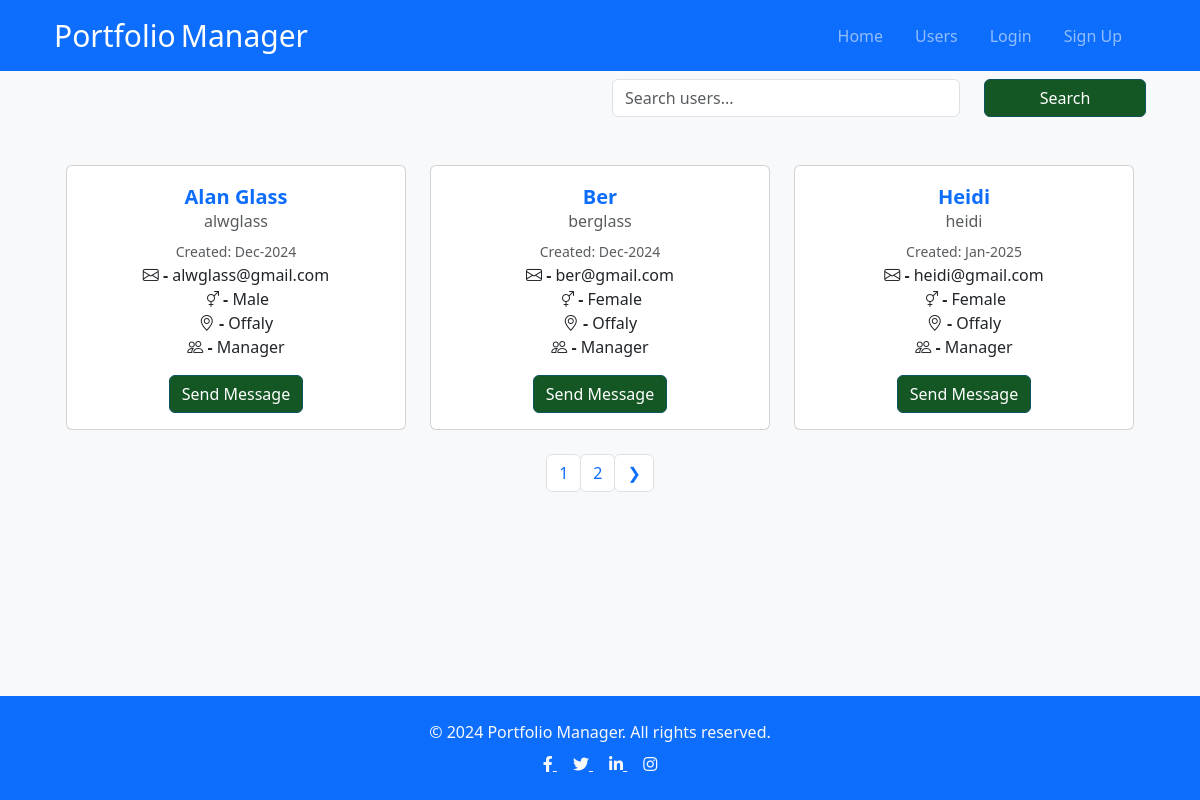
Page /profiles/ on the earlier database version.
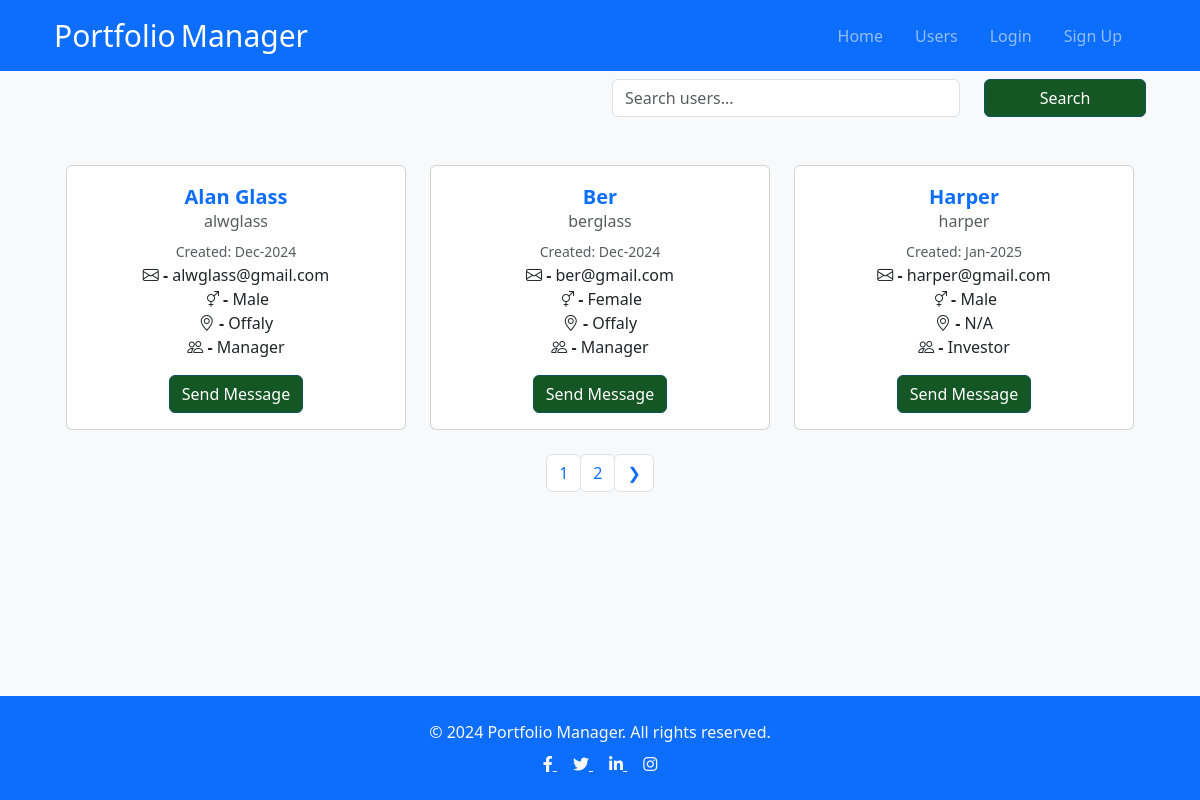
Same page on the later database version.
### users/models.py (models this page shows, shortened)
class Profile(models.Model):
    def allowed_groups():
        return {'name__in': Group.objects.values_list('name', flat=True)}
    GENDER_CHOICES = [
        ('Male', 'Male'),
        ('Female', 'Female'),
        ('Rather not say', 'Rather not say'),
    ]
    user = models.OneToOneField(User, on_delete=models.CASCADE, null=True,blank=True) # One User has One Profile
    group = models.ForeignKey(
        Group,
        on_delete=models.SET_NULL,
        null=True,
        blank=True,
        limit_choices_to=allowed_groups
    )
    username = models.CharField(max_length=200 , null=True,blank=True)
    balance = models.FloatField(null=False,default=0)
    location = models.CharField(max_length=200 , null=True,blank=True)
    name = models.CharField(max_length=200 , null=True,blank=True)
    email = models.EmailField(max_length=200 , null=True,blank=True)
    gender = models.CharField(
        max_length=20,
        choices=GENDER_CHOICES,
        default='Male',
    )
    short_intro = models.TextField(null=True,blank=True)
    bio  = models.TextField(null=True,blank=True)
    created = models.DateTimeField(auto_now_add=True)
    id = models.UUIDField(default=uuid.uuid4, unique=True, primary_key=True, editable=False)
    class Meta:
        ordering = ['username'] # "-" orders by descending

### users/views.py (the view)
# urls.py: path('profiles/',views.profiles,name="profiles"),
def profiles(request):
    profiles, search_query = searchProfiles(request)
    custom_range, profiles = paginateProfiles(request, profiles, 3)
    context = {'profiles':profiles,'search_query':search_query, 'custom_range': custom_range}
    for profile in profiles:
        print("NAME: ", profile.name, "GROUP: ", profile.group.name )
    print ('END OF VIEW')
    return render(request, 'users/profiles.html', context)

### users/context_processors.py (called while the page is built)
def inbox_count(request):
    if request.user.is_authenticated:
        count = Message.objects.filter(recipient=request.user.profile, is_read=False).count()
        print ("MESSAGES",count)
        return {'inbox_count': count}
    return {'inbox_count': 0}

### users/utils.py (called while the page is built, shortened)
def searchProfiles(request):
    search_query = ''
    if request.GET.get('search_query'): #search_query is the "name =" on the form
        search_query = request.GET.get('search_query')
    print("SEARCH : ",search_query )
    if not search_query:
        print("No search query provided. Returning all profiles.")
        print("SEARCH : ",search_query )
        profiles = Profile.objects.all()  # Or return [] if you want to show no results
        return profiles, search_query

### users/templates/users/profiles.html (shortened to what this page needs)
{% extends 'base.html' %}
{% load static %}
{% block content %}
  <main class="home">
      <div class="container">
        <form class="form" action=" {% url 'profiles' %}" method="get"  >
        <div class="row g-4 ">
          <div class="col-md-6 mb-3">
            <h2 class="mb-0 text-light">User Management</h2>
          </div>
          <div class="col-md-4 form-floating mb-2">
            <div class="mb-3 w-100">
              <input
                class="form-control w-100"
                id="searchInput"
                type="search"
                name="search_query"
                value="{{ search_query }}"
                placeholder="Search users..."
                aria-label="Search users"
              />
            </div>
          </div>
            <div class="col-md-2 form-floating">
              <button class="btn btn-primary w-100" type="submit">Search</button>
            </div>
        </div>
      </form>
  <div class="container my-4">
    <div class="row g-4">
        {% for profile in profiles %}
            <div class="col-md-4 text-center">
                <div class="card h-100">
                    <div class="card-body">
                      <div class="text-center">
                        <p class="mb-1 text-primary fw-bold fs-5">{{ profile.name }}</p>
                      </div>
                        <h6 class="card-subtitle mb-2 text-muted">{{ profile.username }}</h6>
                        <small class="text-muted">Created: {{ profile.created|date:"M-Y" }}</small>
                        <p class="card-text">
                            <strong><i class="bi bi-envelope"></i> - </strong> {{ profile.email }}<br>
                            <strong><i class="bi bi-gender-ambiguous"></i> - </strong> {{ profile.gender }}<br>
                            <strong><i class="bi bi-geo-alt"></i> - </strong> {{ profile.location|default:"N/A" }}<br>
                            <strong><i class="bi bi-people"></i> - </strong> {{ profile.group.name }}<br>
                        </p>
                        {% if request.user.profile.id != profile.id %}
                              <a href="{% url 'create-message' profile.id %}" class="btn btn-primary">Send Message </a>
                        {% else %}
                              <a href="{% url 'inbox' %}" class="btn btn-primary">Inbox </a>
                        {% endif %}
                        <br>
                    </div>
                </div>
            </div>
        {% empty %}
            <div class="col-12 text-center">
                <p>No profiles found.</p>
            </div>
        {% endfor %}
    </div>
</div>
     {% include 'pagination.html' with query_set=profiles custom_range=custom_range  %}
</main>
{% endblock content %}

Differences in the rows shown:
removed Profile: name "Heidi", username "heidi", created "Jan-2025", email "heidi@gmail.com", gender "Female", location "Offaly", group.name "Manager", shows "Send Message"
added Profile: name "Harper", username "harper", created "Jan-2025", email "harper@gmail.com", gender "Male", location "N/A", group.name "Investor", shows "Send Message"
